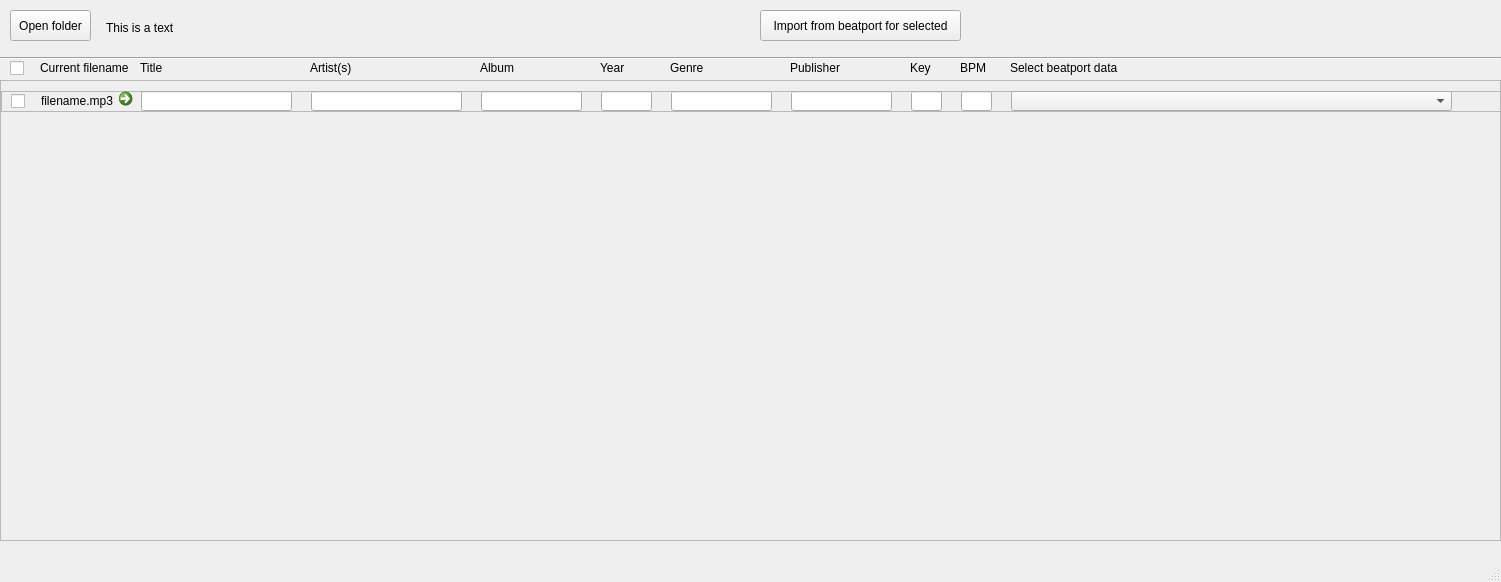
<?xml version="1.0" encoding="UTF-8"?>
<ui version="4.0">
 <class>MainWindow</class>
 <widget class="QMainWindow" name="MainWindow">
  <property name="enabled">
   <bool>true</bool>
  </property>
  <property name="geometry">
   <rect>
    <x>0</x>
    <y>0</y>
    <width>1501</width>
    <height>582</height>
   </rect>
  </property>
  <property name="minimumSize">
   <size>
    <width>1501</width>
    <height>582</height>
   </size>
  </property>
  <property name="maximumSize">
   <size>
    <width>1501</width>
    <height>582</height>
   </size>
  </property>
  <property name="windowTitle">
   <string>MusicMeta</string>
  </property>
  <property name="animated">
   <bool>true</bool>
  </property>
  <widget class="QWidget" name="centralwidget">
   <widget class="QPushButton" name="openFolderButton">
    <property name="geometry">
     <rect>
      <x>10</x>
      <y>10</y>
      <width>81</width>
      <height>31</height>
     </rect>
    </property>
    <property name="text">
     <string>Open folder</string>
    </property>
    <property name="checkable">
     <bool>false</bool>
    </property>
   </widget>
   <widget class="QLabel" name="pathLabel">
    <property name="geometry">
     <rect>
      <x>106</x>
      <y>12</y>
      <width>631</width>
      <height>31</height>
     </rect>
    </property>
    <property name="text">
     <string>This is a text</string>
    </property>
   </widget>
   <widget class="Line" name="line">
    <property name="geometry">
     <rect>
      <x>0</x>
      <y>50</y>
      <width>1501</width>
      <height>16</height>
     </rect>
    </property>
    <property name="orientation">
     <enum>Qt::Horizontal</enum>
    </property>
   </widget>
   <widget class="QScrollArea" name="scrollArea">
    <property name="geometry">
     <rect>
      <x>0</x>
      <y>80</y>
      <width>1501</width>
      <height>461</height>
     </rect>
    </property>
    <property name="widgetResizable">
     <bool>true</bool>
    </property>
    <widget class="QWidget" name="scrollAreaWidgetContents">
     <property name="geometry">
      <rect>
       <x>0</x>
       <y>0</y>
       <width>1499</width>
       <height>459</height>
      </rect>
     </property>
     <widget class="QFrame" name="frame">
      <property name="geometry">
       <rect>
        <x>0</x>
        <y>10</y>
        <width>1501</width>
        <height>21</height>
       </rect>
      </property>
      <property name="frameShape">
       <enum>QFrame::StyledPanel</enum>
      </property>
      <property name="frameShadow">
       <enum>QFrame::Raised</enum>
      </property>
      <widget class="QCheckBox" name="checkBox">
       <property name="geometry">
        <rect>
         <x>10</x>
         <y>0</y>
         <width>17</width>
         <height>20</height>
        </rect>
       </property>
       <property name="text">
        <string/>
       </property>
      </widget>
      <widget class="QLabel" name="currentFilenameLabel">
       <property name="geometry">
        <rect>
         <x>40</x>
         <y>0</y>
         <width>201</width>
         <height>20</height>
        </rect>
       </property>
       <property name="text">
        <string>filename.mp3</string>
       </property>
      </widget>
      <widget class="QCommandLinkButton" name="commandLinkButton">
       <property name="geometry">
        <rect>
         <x>110</x>
         <y>-10</y>
         <width>31</width>
         <height>31</height>
        </rect>
       </property>
       <property name="layoutDirection">
        <enum>Qt::LeftToRight</enum>
       </property>
       <property name="text">
        <string/>
       </property>
       <property name="icon">
        <iconset>
         <normaloff>../../assets/icons/undo.png</normaloff>../../assets/icons/undo.png</iconset>
       </property>
       <property name="iconSize">
        <size>
         <width>18</width>
         <height>20</height>
        </size>
       </property>
      </widget>
     </widget>
    </widget>
   </widget>
   <widget class="QCheckBox" name="selectAllCheckBox">
    <property name="geometry">
     <rect>
      <x>10</x>
      <y>60</y>
      <width>17</width>
      <height>17</height>
     </rect>
    </property>
    <property name="text">
     <string/>
    </property>
   </widget>
   <widget class="QLabel" name="currentFilenameLabelHeader">
    <property name="geometry">
     <rect>
      <x>40</x>
      <y>60</y>
      <width>201</width>
      <height>16</height>
     </rect>
    </property>
    <property name="text">
     <string>Current filename</string>
    </property>
   </widget>
   <widget class="QLabel" name="titleLabel">
    <property name="geometry">
     <rect>
      <x>140</x>
      <y>60</y>
      <width>151</width>
      <height>16</height>
     </rect>
    </property>
    <property name="text">
     <string>Title</string>
    </property>
   </widget>
   <widget class="QLabel" name="artistLabel">
    <property name="geometry">
     <rect>
      <x>310</x>
      <y>60</y>
      <width>151</width>
      <height>16</height>
     </rect>
    </property>
    <property name="text">
     <string>Artist(s)</string>
    </property>
   </widget>
   <widget class="QLabel" name="albumLabel">
    <property name="geometry">
     <rect>
      <x>480</x>
      <y>60</y>
      <width>101</width>
      <height>16</height>
     </rect>
    </property>
    <property name="text">
     <string>Album</string>
    </property>
   </widget>
   <widget class="QLabel" name="yearLabel">
    <property name="geometry">
     <rect>
      <x>600</x>
      <y>60</y>
      <width>51</width>
      <height>16</height>
     </rect>
    </property>
    <property name="text">
     <string>Year</string>
    </property>
   </widget>
   <widget class="QLabel" name="genreLabel">
    <property name="geometry">
     <rect>
      <x>670</x>
      <y>60</y>
      <width>101</width>
      <height>16</height>
     </rect>
    </property>
    <property name="text">
     <string>Genre</string>
    </property>
   </widget>
   <widget class="QLabel" name="publisherLabel">
    <property name="geometry">
     <rect>
      <x>790</x>
      <y>60</y>
      <width>101</width>
      <height>16</height>
     </rect>
    </property>
    <property name="text">
     <string>Publisher</string>
    </property>
   </widget>
   <widget class="QLabel" name="keyLabel">
    <property name="geometry">
     <rect>
      <x>910</x>
      <y>60</y>
      <width>31</width>
      <height>16</height>
     </rect>
    </property>
    <property name="text">
     <string>Key</string>
    </property>
   </widget>
   <widget class="QLabel" name="bpmLabel">
    <property name="geometry">
     <rect>
      <x>960</x>
      <y>60</y>
      <width>31</width>
      <height>16</height>
     </rect>
    </property>
    <property name="text">
     <string>BPM</string>
    </property>
   </widget>
   <widget class="QLabel" name="beatportLabel">
    <property name="geometry">
     <rect>
      <x>1010</x>
      <y>60</y>
      <width>441</width>
      <height>16</height>
     </rect>
    </property>
    <property name="text">
     <string>Select beatport data</string>
    </property>
   </widget>
   <widget class="QPushButton" name="beatportButton">
    <property name="geometry">
     <rect>
      <x>760</x>
      <y>10</y>
      <width>201</width>
      <height>31</height>
     </rect>
    </property>
    <property name="text">
     <string>Import from beatport for selected</string>
    </property>
    <property name="checkable">
     <bool>false</bool>
    </property>
   </widget>
   <widget class="QLineEdit" name="titleLineEdit">
    <property name="geometry">
     <rect>
      <x>141</x>
      <y>91</y>
      <width>151</width>
      <height>20</height>
     </rect>
    </property>
   </widget>
   <widget class="QLineEdit" name="publisherLineEdit">
    <property name="geometry">
     <rect>
      <x>791</x>
      <y>91</y>
      <width>101</width>
      <height>20</height>
     </rect>
    </property>
   </widget>
   <widget class="QLineEdit" name="albumLineEdit">
    <property name="geometry">
     <rect>
      <x>481</x>
      <y>91</y>
      <width>101</width>
      <height>20</height>
     </rect>
    </property>
   </widget>
   <widget class="QLineEdit" name="genreLineEdit">
    <property name="geometry">
     <rect>
      <x>671</x>
      <y>91</y>
      <width>101</width>
      <height>20</height>
     </rect>
    </property>
   </widget>
   <widget class="QLineEdit" name="yearLineEdit">
    <property name="geometry">
     <rect>
      <x>601</x>
      <y>91</y>
      <width>51</width>
      <height>20</height>
     </rect>
    </property>
   </widget>
   <widget class="QLineEdit" name="artistLineEdit">
    <property name="geometry">
     <rect>
      <x>311</x>
      <y>91</y>
      <width>151</width>
      <height>20</height>
     </rect>
    </property>
   </widget>
   <widget class="QLineEdit" name="keyLineEdit">
    <property name="geometry">
     <rect>
      <x>911</x>
      <y>91</y>
      <width>31</width>
      <height>20</height>
     </rect>
    </property>
   </widget>
   <widget class="QLineEdit" name="bpmLineEdit">
    <property name="geometry">
     <rect>
      <x>961</x>
      <y>91</y>
      <width>31</width>
      <height>20</height>
     </rect>
    </property>
   </widget>
   <widget class="QComboBox" name="beatportComboBox">
    <property name="geometry">
     <rect>
      <x>1011</x>
      <y>91</y>
      <width>441</width>
      <height>20</height>
     </rect>
    </property>
    <property name="currentText">
     <string/>
    </property>
   </widget>
  </widget>
  <widget class="QMenuBar" name="menubar">
   <property name="geometry">
    <rect>
     <x>0</x>
     <y>0</y>
     <width>1501</width>
     <height>21</height>
    </rect>
   </property>
  </widget>
  <widget class="QStatusBar" name="statusbar"/>
 </widget>
 <resources/>
 <connections/>
</ui>
